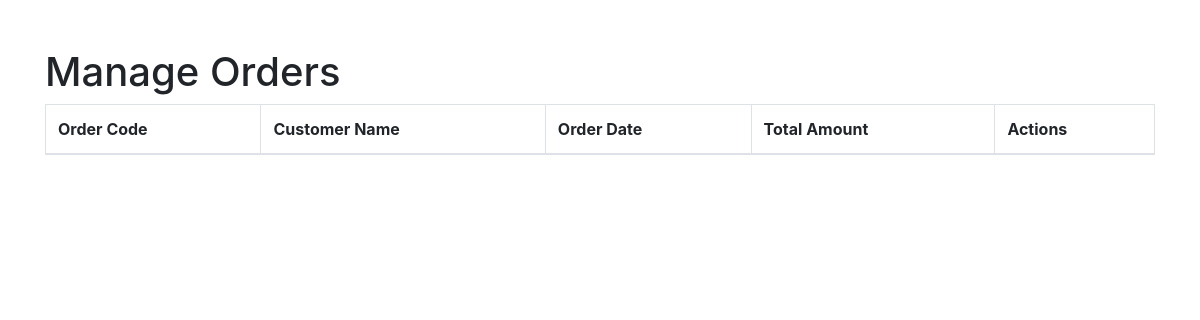
The app's page /manage_orders.php, older data.
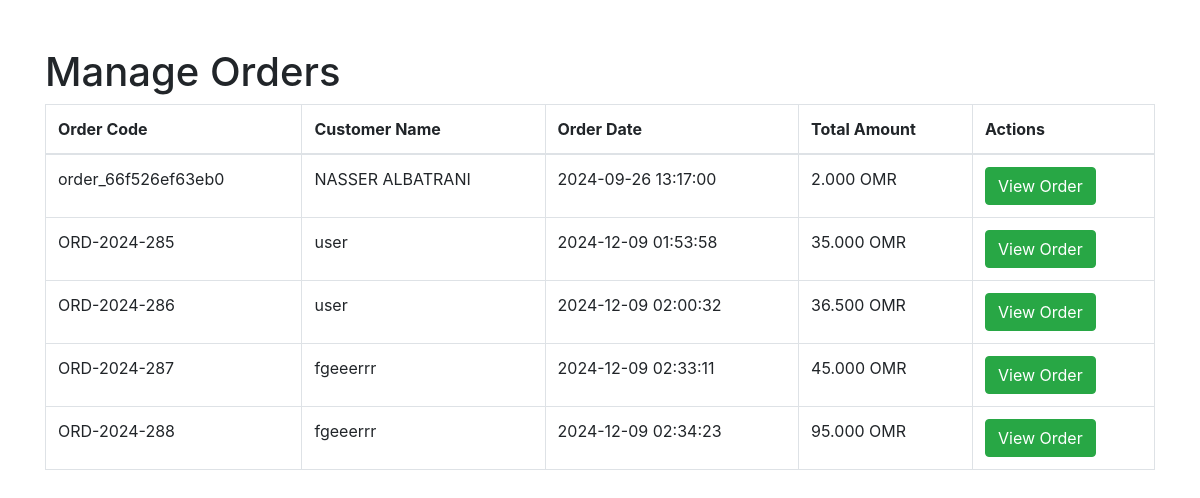
The same page, newer data.
### tables this page shows
CREATE TABLE `orders` (
  `id` int(11) NOT NULL,
  `client_car_id` int(11) DEFAULT NULL,
  `order_details` text DEFAULT NULL,
  `qrcode_path` varchar(255) DEFAULT NULL,
  `car_type` varchar(50) DEFAULT NULL,
  `employee_name` varchar(100) DEFAULT NULL,
  `client_name` varchar(100) DEFAULT NULL,
  `service_category` varchar(50) DEFAULT NULL,
  `services` text DEFAULT NULL,
  `car_number` varchar(50) DEFAULT NULL,
  `car_name` varchar(255) DEFAULT NULL,
  `phone_number` varchar(50) DEFAULT NULL,
  `arrival_time` datetime DEFAULT NULL,
  `delivery_time` datetime DEFAULT NULL,
  `total_amount` decimal(10,3) DEFAULT NULL,
  `notes` text DEFAULT NULL,
  `order_code` varchar(255) DEFAULT NULL,
  `deposit_amount` decimal(10,3) NOT NULL DEFAULT 0.000,
  `remaining_amount` decimal(10,3) NOT NULL DEFAULT 0.000,
  `installments` int(11) NOT NULL DEFAULT 0,
  `coupon_code` varchar(255) DEFAULT NULL,
  `coupon_discount` decimal(10,3) DEFAULT 0.000,
  `total_after_discount` decimal(10,3) DEFAULT 0.000,
  `status` enum('pending','completed','canceled') DEFAULT 'pending',
  `car_delivered` tinyint(1) NOT NULL DEFAULT 0,
  `car_delivery_time` datetime DEFAULT NULL,
  `extra_service_name` text DEFAULT NULL,
  `extra_service_price` text DEFAULT NULL
);

### manage_orders.php (the view, shortened to what this page needs)
<?php
include('db.php');
$sql = "SELECT * FROM orders";
$result = mysqli_query($conn, $sql);
?>
<!DOCTYPE html>
<html lang="en">
<head>
    <link rel="stylesheet" href="https://stackpath.bootstrapcdn.com/bootstrap/4.5.2/css/bootstrap.min.css">
</head>
<body>
    <div class="container mt-5">
        <h1>Manage Orders</h1>
        <table class="table table-bordered">
            <thead>
                <tr>
                    <th>Order Code</th>
                    <th>Customer Name</th>
                    <th>Order Date</th>
                    <th>Total Amount</th>
                    <th>Actions</th>
                </tr>
            </thead>
            <tbody>
                <?php while ($order = mysqli_fetch_assoc($result)): ?>
                    <tr>
                        <td><?php echo htmlspecialchars($order['order_code']); ?></td>
                        <td><?php echo htmlspecialchars($order['client_name']); ?></td>
                        <td><?php echo htmlspecialchars($order['arrival_time']); ?></td>
                        <td><?php echo htmlspecialchars($order['total_amount']); ?> OMR</td>
                        <td><a href="view_order.php?id=<?php echo $order['id']; ?>" class="btn btn-success">View Order</a></td>
                    </tr>
                <?php endwhile; ?>
            </tbody>
        </table>
    </div>
</body>
</html>

Row changes from the older to the newer data that the page shows:
added orders: order_code "order_66f526ef63eb0", client_name "NASSER ALBATRANI", arrival_time "2024-09-26 13:17:00", total_amount "2.000"
added orders: order_code "ORD-2024-285", client_name "user", arrival_time "2024-12-09 01:53:58", total_amount "35.000"
added orders: order_code "ORD-2024-286", client_name "user", arrival_time "2024-12-09 02:00:32", total_amount "36.500"
added orders: order_code "ORD-2024-287", client_name "fgeeerrr", arrival_time "2024-12-09 02:33:11", total_amount "45.000"
added orders: order_code "ORD-2024-288", client_name "fgeeerrr", arrival_time "2024-12-09 02:34:23", total_amount "95.000"
